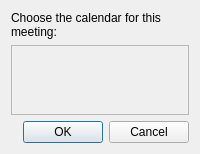
<?xml version="1.0" encoding="UTF-8"?>
<ui version="4.0">
 <class>InvitationCalendar</class>
 <widget class="QWidget" name="InvitationCalendar">
  <layout class="QVBoxLayout" name="layout">
   <item>
    <widget class="QLabel" name="intro">
     <property name="text">
      <string>Choose the calendar for this meeting:</string>
     </property>
     <property name="wordWrap">
      <bool>true</bool>
     </property>
    </widget>
   </item>
   <item>
    <widget class="QScrollArea" name="list">
     <property name="widgetResizable">
      <bool>true</bool>
     </property>
     <widget class="QWidget" name="rows">
      <layout class="QVBoxLayout" name="rowsLayout" />
     </widget>
    </widget>
   </item>
   <item>
    <widget class="QDialogButtonBox" name="buttons">
     <property name="standardButtons">
      <set>QDialogButtonBox::Ok|QDialogButtonBox::Cancel</set>
     </property>
    </widget>
   </item>
  </layout>
 </widget>
 <resources />
 <connections />
</ui>
